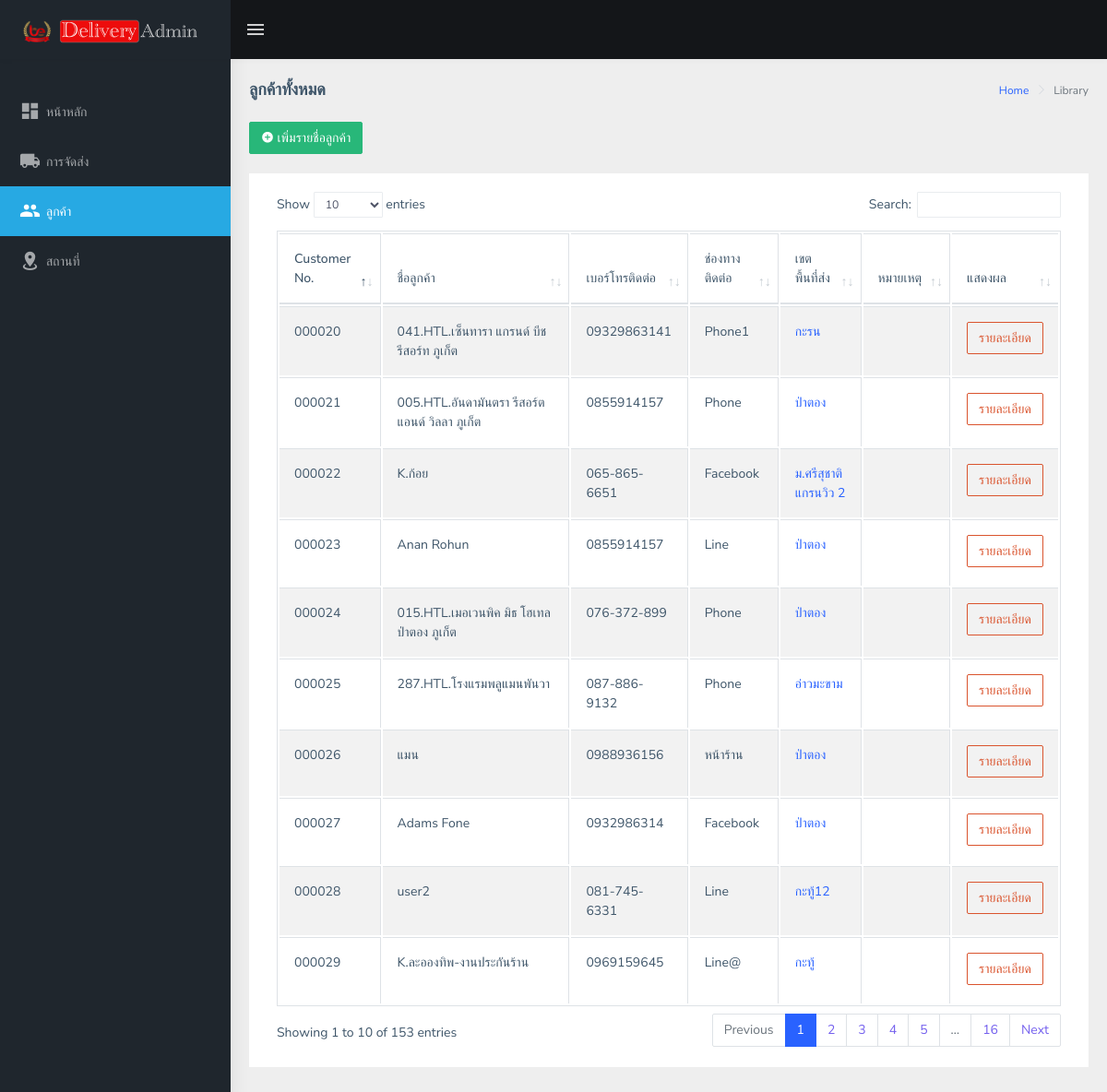
Screenshot of /admin/Customer/customer-report.php with the database file from the repository.
### tables this page shows
CREATE TABLE `customer` (
  `ID` int(6) UNSIGNED ZEROFILL NOT NULL,
  `Name` varchar(200) DEFAULT NULL,
  `Phone` varchar(200) DEFAULT NULL,
  `Chanel` varchar(200) DEFAULT NULL,
  `Location` varchar(200) DEFAULT NULL,
  `Link` varchar(1000) DEFAULT NULL,
  `Other` varchar(200) DEFAULT NULL,
  `CreationDate` timestamp NOT NULL DEFAULT current_timestamp() ON UPDATE current_timestamp()
);

### admin/Customer/customer-report.php (the view, shortened to what this page needs)
<?php
include('../../dbconnection.php');
?>
<!DOCTYPE html>
<html dir="ltr" lang="en">
<head>
    <link href="../../assets/libs/flot/css/float-chart.css" rel="stylesheet">
    <link href="../../dist/css/style.min.css" rel="stylesheet">
    <link href="../../assets/libs/datatables.net-bs4/css/dataTables.bootstrap4.css" rel="stylesheet">
</head>
<body>
    <div id="main-wrapper">
        <header class="topbar" data-navbarbg="skin5">
            <nav class="navbar top-navbar navbar-expand-md navbar-dark">
                <div class="navbar-header" data-logobg="skin5">
                    <a class="navbar-brand" href="index.html">
                        <b class="logo-icon p-l-10">
                            <img src="../../assets/images/icon.png" alt="homepage" class="light-logo" />
                        </b>
                        <span class="logo-text">
                            <img src="../../assets/images/text.png" alt="homepage" class="light-logo" />
                        </span>
                    </a>
                </div>
                <div class="navbar-collapse collapse" id="navbarSupportedContent" data-navbarbg="skin5">
                    <ul class="navbar-nav float-left mr-auto">
                        <li class="nav-item d-none d-md-block"><a class="nav-link sidebartoggler waves-effect waves-light" href="javascript:void(0)" data-sidebartype="mini-sidebar"><i class="mdi mdi-menu font-24"></i></a></li>
                    </ul>
                </div>
            </nav>
        </header>
        <aside class="left-sidebar" data-sidebarbg="skin5">
            <div class="scroll-sidebar">
                <nav class="sidebar-nav">
                    <ul id="sidebarnav" class="p-t-30">
                        <li class="sidebar-item"> <a class="sidebar-link waves-effect waves-dark sidebar-link" href="../index.php" aria-expanded="false"><i class="mdi mdi-view-dashboard"></i><span class="hide-menu">หน้าหลัก</span></a></li>
                        <li class="sidebar-item"> <a class="sidebar-link waves-effect waves-dark sidebar-link" href="../Delivery/delivery-report.php" aria-expanded="false"><i class="mdi mdi-truck"></i><span class="hide-menu">การจัดส่ง</span></a></li>
                        <li class="sidebar-item"> <a class="sidebar-link waves-effect waves-dark sidebar-link" href="customer-report.php" aria-expanded="false"><i class="mdi mdi-account-multiple"></i><span class="hide-menu">ลูกค้า</span></a></li>
                        <li class="sidebar-item"> <a class="sidebar-link waves-effect waves-dark sidebar-link" href="../Location/location-report.php" aria-expanded="false"><i class="mdi mdi-map-marker-radius"></i><span class="hide-menu">สถานที่</span></a></li>
                    </ul>
                </nav>
            </div>
        </aside>
        <div class="page-wrapper">
            <div class="page-breadcrumb">
                <div class="row">
                    <div class="col-12 d-flex no-block align-items-center">
                        <h4 class="page-title">ลูกค้าทั้งหมด</h4>
                        <div class="ml-auto text-right">
                            <nav aria-label="breadcrumb">
                                <ol class="breadcrumb">
                                    <li class="breadcrumb-item"><a href="#">Home</a></li>
                                    <li class="breadcrumb-item active" aria-current="page">Library</li>
                                </ol>
                            </nav>
                        </div>
                    </div>
                </div>
            </div>
            <div class="container-fluid">
                <div class="row">
                    <div class="col-12">
                    <a href="customer-add.php"><button type="button" class="btn btn-success"><i class="mdi mdi-plus-circle"></i> เพิ่มรายชื่อลูกค้า</button></a><br><br>
                        <div class="card">
                            <div class="card-body">
                                <div class="table-responsive">
                                    <table id="zero_config" class="table table-striped table-bordered">
                                        <thead>
                                            <tr>
                                                <th>Customer No.</th>
                                                <th>ชื่อลูกค้า</th>
                                                <th>เบอร์โทรติดต่อ</th>
                                                <th>ช่องทางติดต่อ</th>
                                                <th>เขตพื้นที่ส่ง</th>
                                                <th>หมายเหตุ</th>
                                                <th>แสดงผล</th>
                                            </tr>
                                        </thead>
                                        <tbody>
                                        <?php
                                    $ret = mysqli_query($con, "select * from customer");
                                    $row = mysqli_num_rows($ret);
                                    if ($row > 0) {
                                        while ($row = mysqli_fetch_array($ret)) {
                                    ?>
                                            <tr>
                                                <td><?php echo $row['ID']; ?></td>
                                                <td><?php echo $row['Name']; ?></td>
                                                <td><?php echo $row['Phone']; ?></td>
                                                <td><?php echo $row['Chanel']; ?></td>
                                                <td><a href="<?php echo $row['Link']; ?>"><?php echo $row['Location']; ?></a></td>
                                                <td></td>
                                                <td><a href="customer-detail.php?viewid=<?php echo htmlentities($row['ID']); ?>" class="view" data-toggle="tooltip"><button type="button" class="btn mb-1 btn-flat btn-outline-danger">รายละเอียด</button></td>
                                            </tr>
                                            <?php
                                        }
                                    } else { ?>
                                        <tr>
                                            <th style="text-align:center; color:red;" colspan="6">No Record Found</th>
                                        </tr>
                                    <?php } ?>
                                        </tbody>
                                    </table>
                                </div>
                            </div>
                        </div>
                    </div>
                </div>
            </div>
        </div>
    </div>
</body>
</html>

### rows the page displays
customer: ID "000020", Name "041.HTL.เซ็นทารา แกรนด์ บีช รีสอร์ท ภูเก็ต", Phone "09329863141", Chanel "Phone1", Location "กะรน"
customer: ID "000021", Name "005.HTL.อันดามันตรา รีสอร์ต แอนด์ วิลลา ภูเก็ต", Phone "0855914157", Chanel "Phone", Location "ป่าตอง"
customer: ID "000022", Name "K.ก้อย", Phone "065-865-6651", Chanel "Facebook", Location "ม.ศรีสุชาติแกรนวิว 2"
customer: ID "000023", Name "Anan Rohun", Phone "0855914157", Chanel "Line", Location "ป่าตอง"
customer: ID "000024", Name "015.HTL.เมอเวนพิค มิธ โฮเทล ป่าตอง ภูเก็ต", Phone "076-372-899", Chanel "Phone", Location "ป่าตอง"
customer: ID "000025", Name "287.HTL.โรงแรมพลูแมนพันวา", Phone "087-886-9132", Chanel "Phone", Location "อ่าวมะขาม"
customer: ID "000026", Name "แมน", Phone "0988936156", Chanel "หน้าร้าน", Location "ป่าตอง"
customer: ID "000027", Name "Adams Fone", Phone "0932986314", Chanel "Facebook", Location "ป่าตอง"
customer: ID "000028", Name "user2", Phone "081-745-6331", Chanel "Line", Location "กะทู้12"
customer: ID "000029", Name "K.ละอองทิพ-งานประกันร้าน", Phone "0969159645", Chanel "Line@", Location "กะทู้"
